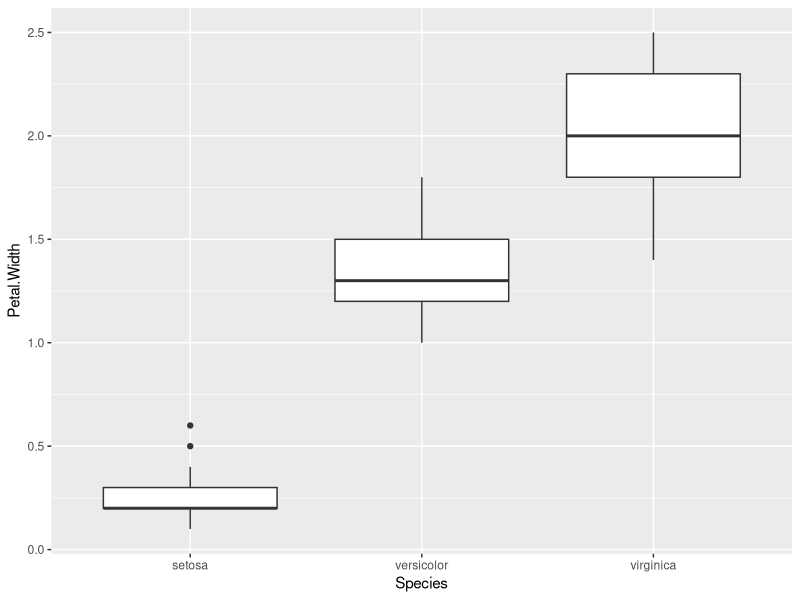
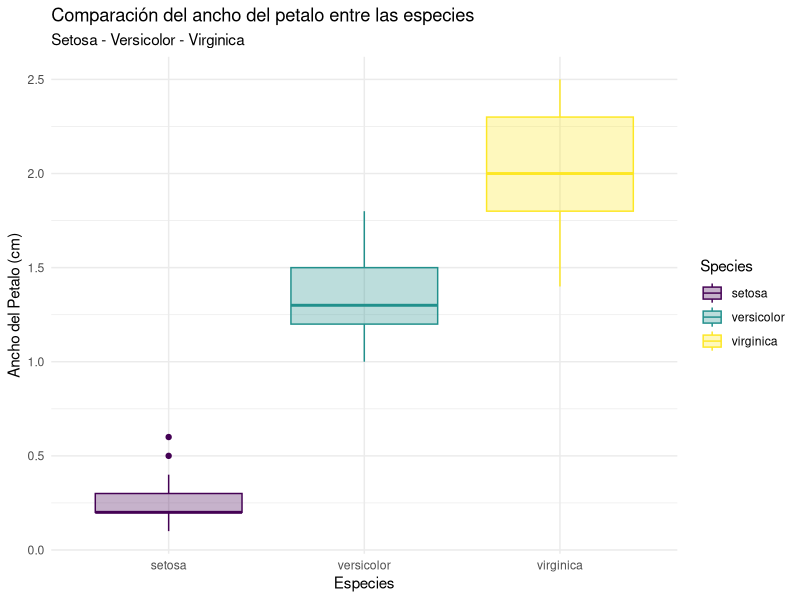
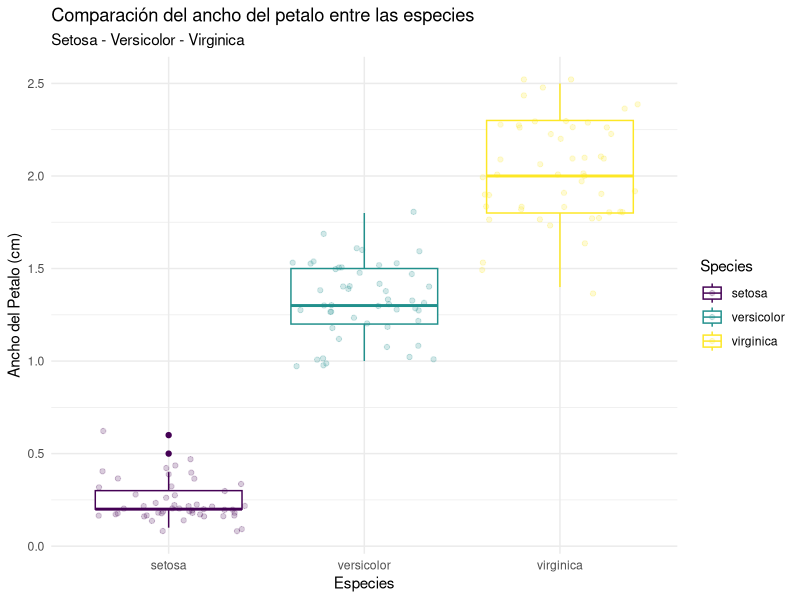
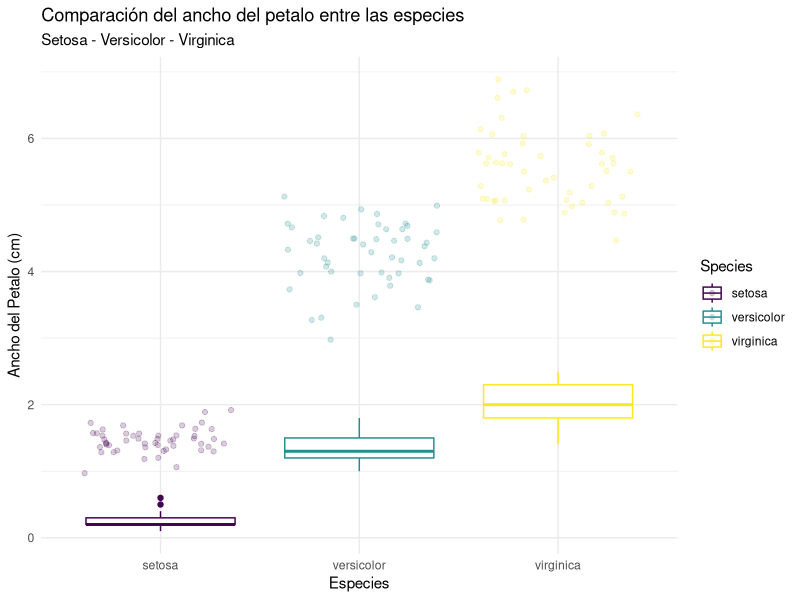

Write the R code that produced these figures, in order.
## ---- chunk 1
knitr::opts_chunk$set(echo = FALSE)
## ---- chunk 2
library(ggplot2)


ggplot(data = iris, mapping = aes(x  = Species, y = Petal.Width)) +
  geom_boxplot()
## ---- chunk 3
ggplot(data = iris, mapping = aes(x  = Species, y = Petal.Width, color = Species, fill = Species)) +
  geom_boxplot() +
  scale_fill_viridis_d(alpha = 0.3) +
  scale_color_viridis_d() +
  labs(
    title = "Comparación del ancho del petalo entre las especies",
    subtitle = "Setosa - Versicolor - Virginica", 
    x = "Especies",
    y = "Ancho del Petalo (cm)"
  ) +
  theme_minimal()
## ---- chunk 4
ggplot(data = iris, mapping = aes(x  = Species, y = Petal.Width, color = Species)) +
  geom_boxplot() +
  geom_jitter(alpha=0.2) +
  scale_color_viridis_d() +
  labs(
    title = "Comparación del ancho del petalo entre las especies",
    subtitle = "Setosa - Versicolor - Virginica", 
    x = "Especies",
    y = "Ancho del Petalo (cm)"
  ) +
  theme_minimal()
## ---- chunk 5
ggplot(data = iris, mapping = aes(x  = Species, y = Petal.Width, color = Species)) +
  geom_boxplot() +
  geom_jitter(aes(x = Species, y = Petal.Length), alpha=0.2) +
  scale_color_viridis_d() +
  labs(
    title = "Comparación del ancho del petalo entre las especies",
    subtitle = "Setosa - Versicolor - Virginica", 
    x = "Especies",
    y = "Ancho del Petalo (cm)"
  ) +
  theme_minimal()
## ---- chunk 6

